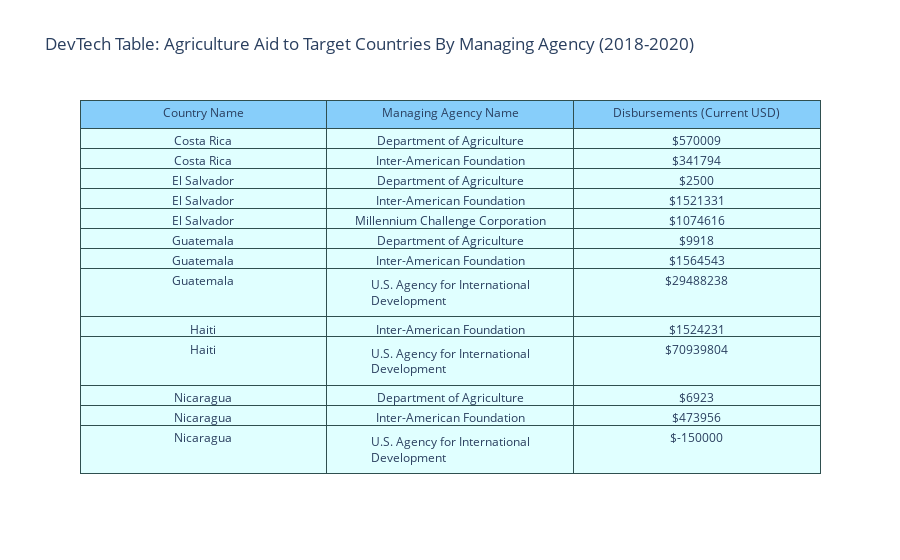

This figure's notebook cell:
### Markdown cell above
### Table: Create one table that displays US agricultural foreign assistance disbursements combined across all 3 years (2018-2020) by the 5 focus countries and managing agencies. Write 2-3 talking points to assist in interpreting the table.The talking points should provide high-level assessments or communicate novel insights with as few words as possible. Make sure to use intentional and specific language when citing data points.

### Code cell
import numpy as np

from plotly.offline import init_notebook_mode, iplot
from plotly.graph_objs import *

init_notebook_mode(connected=True) 

targets_agriculture = FLAC[FLAC["Country Name"].isin(target_countries) &
                           (FLAC['International Category Name'] == "Agriculture")]

targets_agriculture = targets_agriculture.groupby(by=["Country Name", "Managing Agency Name"]).sum().reset_index()

disbursements = targets_agriculture['Disbursements (Current USD)'].tolist()

print(max(disbursements), min(disbursements), np.mean(disbursements))

print(-15000+473956+6923, " in net ag. aid to Nicaragua")

targets_agriculture['Disbursements (Current USD)'] = ["${}".format(i) for i in targets_agriculture['Disbursements (Current USD)'].tolist()]

import plotly.graph_objects as go

cols = ['Country Name', 'Managing Agency Name',  'Disbursements (Current USD)']

fig = go.Figure(data=[go.Table(header=dict(values=cols, 
                                           line_color='darkslategray',
                                           fill_color='lightskyblue',
                                           align='center'),
                 cells=dict(values=[targets_agriculture[i].tolist() for i in cols],
                            line_color='darkslategray',
                            fill_color='lightcyan',
                            align='center'))
                     ])
fig.update_layout(title_text="DevTech Table: Agriculture Aid to Target Countries By Managing Agency (2018-2020)")
fig.show()
fig.write_html("DevTechTable.html")

### Figure 1 — Plotly figure (JSON) as saved in the notebook; plotly's stock layout.template omitted (floating-point values rounded to 4 significant figures)
{"data": [{"cells": {"align": "center", "fill": {"color": "lightcyan"}, "line": {"color": "darkslategray"}, "values": [["Costa Rica", "Costa Rica", "El Salvador", "El Salvador", "El Salvador", "Guatemala", "Guatemala", "Guatemala", "Haiti", "Haiti", "Nicaragua", "Nicaragua", "Nicaragua"], ["Department of Agriculture", "Inter-American Foundation", "Department of Agriculture", "Inter-American Foundation", "Millennium Challenge Corporation", "Department of Agriculture", "Inter-American Foundation", "U.S. Agency for International Development", "Inter-American Foundation", "U.S. Agency for International Development", "Department of Agriculture", "Inter-American Foundation", "U.S. Agency for International Development"], ["$570009", "$341794", "$2500", "$1521331", "$1074616", "$9918", "$1564543", "$29488238", "$1524231", "$70939804", "$6923", "$473956", "$-150000"]]}, "header": {"align": "center", "fill": {"color": "lightskyblue"}, "line": {"color": "darkslategray"}, "values": ["Country Name", "Managing Agency Name", "Disbursements (Current USD)"]}, "type": "table"}], "layout": {"title": {"text": "DevTech Table: Agriculture Aid to Target Countries By Managing Agency (2018-2020)"}}}
